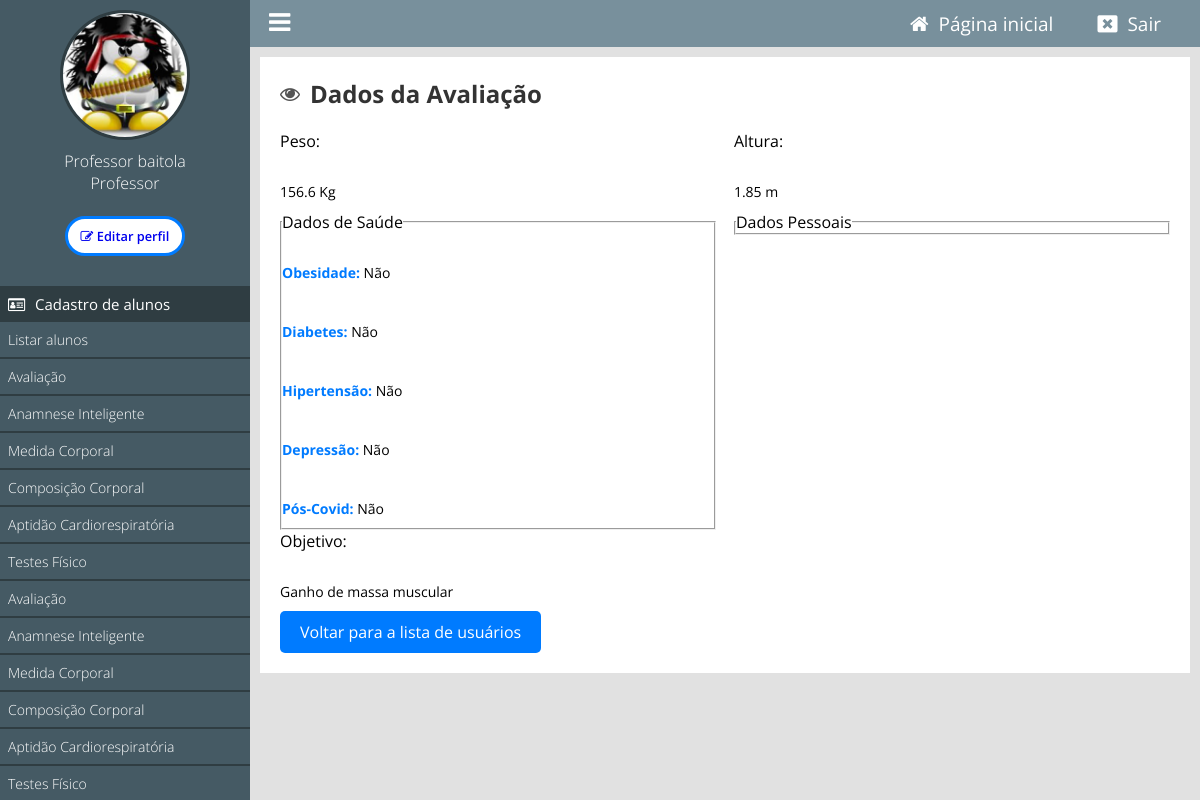
The app's page /painel/ver-avaliacao?id=80 (signed in) with its own data.
### tables this page shows
CREATE TABLE IF NOT EXISTS `tb_perfis_usuarios` (
  `id` int NOT NULL AUTO_INCREMENT,
  `usuario_id` int NOT NULL,
  `data_avaliacao` datetime NOT NULL,
  `peso` float NOT NULL,
  `altura` float NOT NULL,
  `obesidade` tinyint(1) NOT NULL,
  `diabetes` tinyint(1) NOT NULL,
  `hipertensao` tinyint(1) NOT NULL,
  `depressao` tinyint(1) NOT NULL,
  `pos_covid` tinyint(1) NOT NULL,
  `idoso` tinyint(1) NOT NULL,
  `gestante` tinyint(1) NOT NULL,
  `posparto` tinyint(1) NOT NULL,
  `emagrecer` tinyint(1) NOT NULL,
  `objetivo_id` int NOT NULL,
  PRIMARY KEY (`id`),
  KEY `usuario_id` (`usuario_id`),
  KEY `objetivo_id` (`objetivo_id`)
);

CREATE TABLE IF NOT EXISTS `tb_objetivos_treinamento` (
  `id` int NOT NULL AUTO_INCREMENT,
  `objetivo` varchar(255) NOT NULL,
  PRIMARY KEY (`id`)
);

### classes/MySql.php (called while the page is built)
<?php
    class MySql{
        private static $pdo;
        public static function conectar(){
            if(self::$pdo == null){
                try{
                    self::$pdo = new PDO('mysql:host='.HOST.';dbname='.DATABASE,USER,PASSWORD,array(PDO::MYSQL_ATTR_INIT_COMMAND => "SET NAMES utf8"));
                    self::$pdo->setAttribute(PDO::ATTR_ERRMODE,PDO::ERRMODE_EXCEPTION);
                }catch(Exception $e) {
                    echo 'erro ao conectar, tente novamente mais tarde';
                }
            }
            return self::$pdo;
        }
    }
?>

### classes/Perfil.php (called while the page is built, shortened)
<?php
    class Perfil {
        private $db;
        public function __construct() {
        $this->db = MySql::conectar();
        }
        public function buscarPerfilPorId($id) {
            $sql = $this->db->prepare("SELECT p.*, u.sexo FROM tb_perfis_usuarios p JOIN `tb_admin.usuarios` u ON p.usuario_id = u.id WHERE p.id = :id");
            $sql->bindParam(':id', $id);
            $sql->execute();
            return $sql->fetch(PDO::FETCH_ASSOC);
        }
    }
?>

### painel/pages/ver-avaliacao.php (the view, shortened to what this page needs)
<?php
$id = isset($_GET['id']) ? intval($_GET['id']) : 0;
$perfil = new Perfil();
$perfis = $perfil->buscarPerfilPorId($id);
$usuarioid = $perfis['usuario_id'];
?>
<div class="box-content">
    <h2><i class="fa fa-eye" aria-hidden="true"></i> Dados da Avaliação</h2>
    <div class="form-group left w50">
        <label for="peso">Peso:</label>
        <p><?php echo htmlspecialchars($perfis['peso']); ?> Kg</p>
    </div>
    <div class="form-group right w50">
        <label for="altura">Altura:</label>
        <p><?php echo htmlspecialchars($perfis['altura']); ?> m</p>
    </div>
    <div class="form-group left w50">
        <fieldset>
            <legend>Dados de Saúde</legend>
            <p><strong>Obesidade:</strong> <?php echo $perfis['obesidade'] ? 'Sim' : 'Não'; ?></p>
            <p><strong>Diabetes:</strong> <?php echo $perfis['diabetes'] ? 'Sim' : 'Não'; ?></p>
            <p><strong>Hipertensão:</strong> <?php echo $perfis['hipertensao'] ? 'Sim' : 'Não'; ?></p>
            <p><strong>Depressão:</strong> <?php echo $perfis['depressao'] ? 'Sim' : 'Não'; ?></p>
            <p><strong>Pós-Covid:</strong> <?php echo $perfis['pos_covid'] ? 'Sim' : 'Não'; ?></p>
        </fieldset>
    </div>
    <div class="form-group right w50">
        <fieldset>
            <legend>Dados Pessoais</legend>
        </fieldset>
    </div>
    <div class="form-group">
        <label for="objetivo">Objetivo:</label>
        <?php
            if (isset($perfis['objetivo_id'])) {
                $objetivo_id = $perfis['objetivo_id'];
                $sql_objetivo = MySql::conectar()->prepare("SELECT objetivo FROM tb_objetivos_treinamento WHERE id = ?");
                $sql_objetivo->execute([$objetivo_id]);
                $objetivo = $sql_objetivo->fetch(PDO::FETCH_ASSOC);
                if ($objetivo) {
                    echo '<p>' . htmlspecialchars($objetivo['objetivo']) . '</p>';
                } else {
                    echo '<p>Objetivo não encontrado.</p>';
                }
            } else {
                echo '<p>Objetivo não definido.</p>';
            }
        ?>
    </div>
    <a href="<?php echo INCLUDE_PATH_PAINEL . 'listar-afa?id=' . $usuarioid ?>" class="btn voltar">Voltar para a lista de usuários</a>
</div>

### painel/css/style.css (style rules this page uses)
* { margin: 0; padding: 0; box-sizing: border-box; font-family: "Open Sans", sans-serif; }
html, body { height: 100%; background: rgb(225, 225, 225); }
body { overflow-x: hidden; }
.w50 { width: 49%; }
.left { float: left; }
.right { float: right; }
.box-content { background: white; padding: 20px; margin-bottom: 20px; }
.box-content h2 { font-size: 24px; color: #333; margin-bottom: 20px; display: flex; align-items: center; gap: 10px; }
.box-content h2 i { font-size: 20px; color: #555; }
.box-content p { font-size: 14px; color: black; padding: 10px 0; text-align: justify; }
.btn.voltar { display: inline-block; padding: 10px 20px; background-color: #007bff; color: #fff; text-decoration: none; border-radius: 5px; transition: background-color 0.3s ease; }
.form-group p { margin-top: 20px; text-align: justify; }
.form-group strong { color: #007bff; }
.btn { padding: 10px 20px; border: none; cursor: pointer; }

### records on screen
tb_perfis_usuarios: peso "156.6", altura "1.85"
tb_objetivos_treinamento: objetivo "Ganho de massa muscular"

### other values on screen
$_SESSION['nome'] "Professor baitola"
pegaCargo($_SESSION['cargo']) "Professor"
